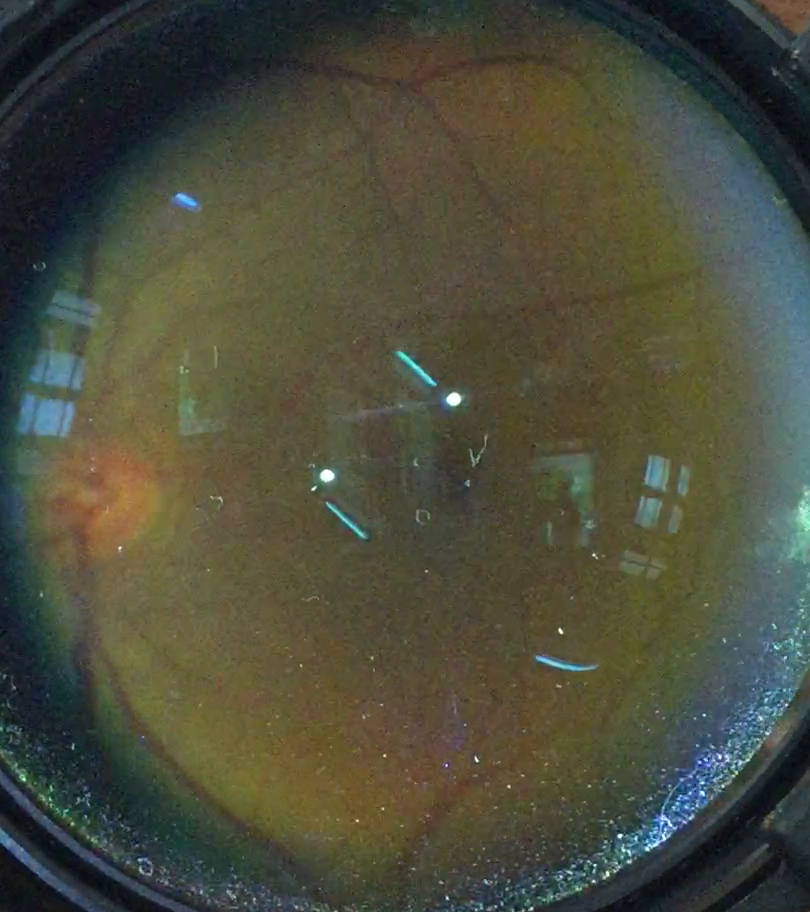
#> input picture project/experiments/C001R_Cut/C001R01-2.png, 810 x 912 px
$ python -i experiment02.py   (imports and definitions only)
#> lines starting #> are read from the running program, lines starting #| are printed output that depends on the picture; after the words box and inside, x2 and y2 are one past the last pixel; in counts of white or black regions, pixels touching at a corner belong together
### project/experiments/utils.py
import os
import cv2
import numpy as np

####################################
######### HELPER METHODS ###########
####################################

# [18 lines left out: functions load_images, load_image, not called in this run]


def show_image(data:np.array, name:str='Image', w:int=800, h:int=600):
    cv2.namedWindow(name, cv2.WINDOW_NORMAL)
    cv2.resizeWindow(name, w, h)
    cv2.imshow(name, data)
    cv2.waitKey(10000)
    cv2.destroyAllWindows()


# [27 lines left out: functions show_image_row, print_progress_bar, not called in this run]

### project/experiments/experiment02.py
import numpy as np
import cv2
import sys
from utils import  load_image, show_image, enhance_contrast_image, show_image_row

RED_AMPLIFICATION_COEFF = 1.1


# [12 lines left out: function run, not called in this run]

    # [6 lines of commented-out code are left out]

def remove_glare_image(img:np.array, saturation_thres=75, value_thres=125):
#> called with saturation_thres = 75, value_thres = 125
    h, s, v = cv2.split(cv2.cvtColor(img, cv2.COLOR_RGB2HSV))  # split into HSV components
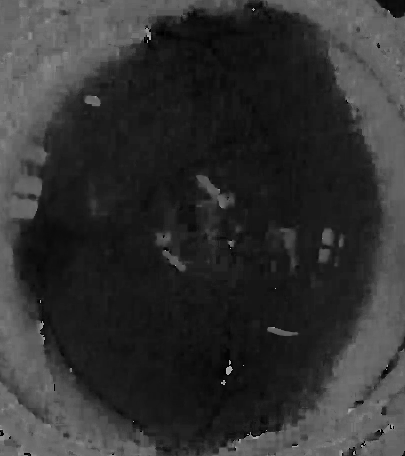
#> h: shape (912, 810) (shown at 1/2 size); min 0, max 179, mean 49.5
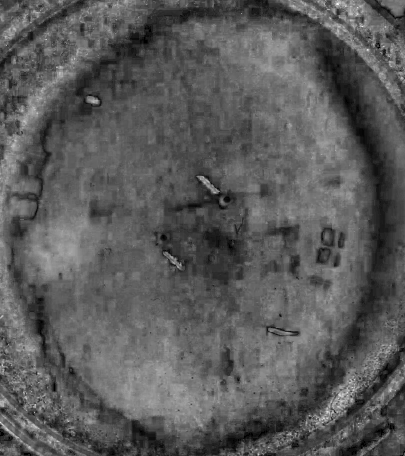
#> s: shape (912, 810) (shown at 1/2 size); min 0, max 255, mean 89.9
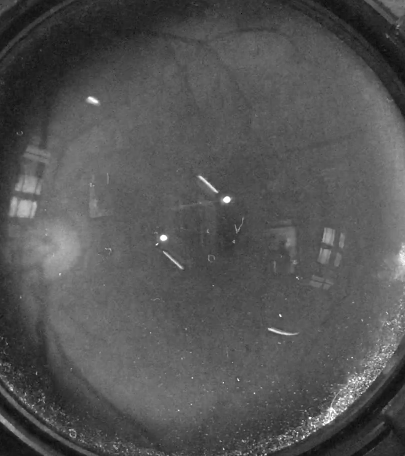
#> v: shape (912, 810) (shown at 1/2 size); min 0, max 255, mean 83.9
    disk = cv2.getStructuringElement(cv2.MORPH_ELLIPSE, (3, 3))

    glare = cv2.inRange(h, 85, 90)
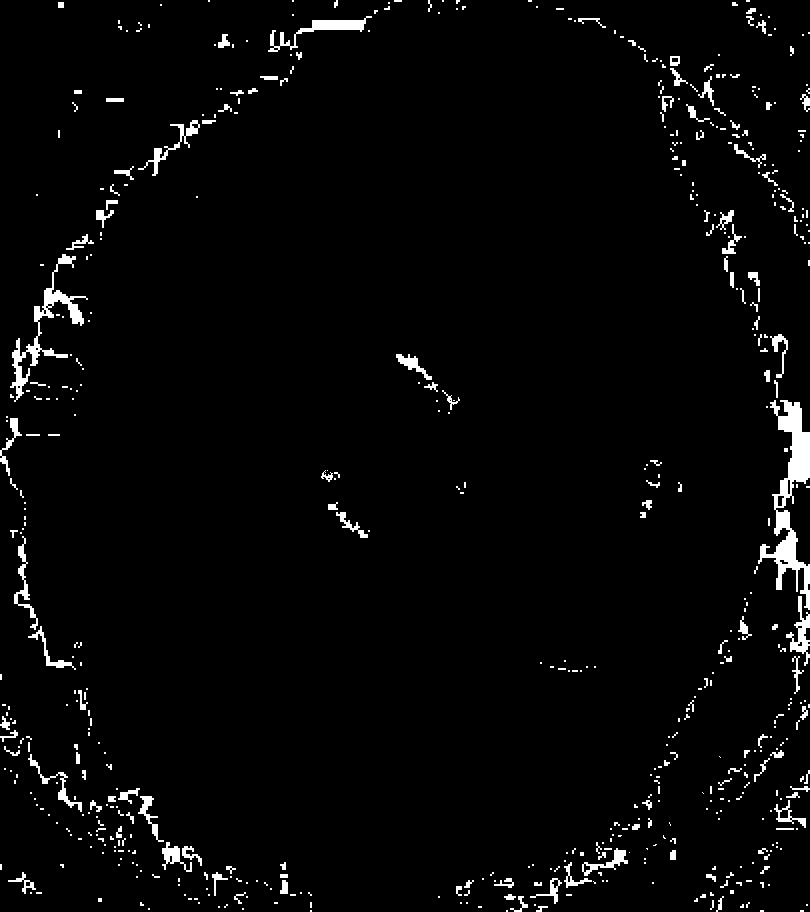
#> glare: shape (912, 810); 2.9% white; 575 white regions (413 under 20 px), largest, box (x1, y1, x2, y2) and area: (758, 400, 810, 610) 3504, (10, 254, 88, 402) 1788, (268, 16, 372, 52) 844
    glare = cv2.dilate(glare.astype(np.uint8), disk)
#> glare: shape (912, 810); 5% white; 331 white regions (119 under 20 px), largest, box (x1, y1, x2, y2) and area: (753, 333, 810, 667) 5834, (9, 253, 89, 403) 2774, (105, 787, 203, 873) 1627
    s2 = s.copy()
    s2[glare == 0] = 0

    nonSat = s2 < saturation_thres  # Find all pixels that are not very saturated
#> nonSat: shape (912, 810) bool; 97.9% white; 378 black regions (285 under 20 px), largest, box (x1, y1, x2, y2) and area: (9, 253, 79, 403) 2052, (782, 528, 810, 662) 1447, (118, 788, 203, 873) 1257
    nonSat = cv2.erode(nonSat.astype(np.uint8), disk)
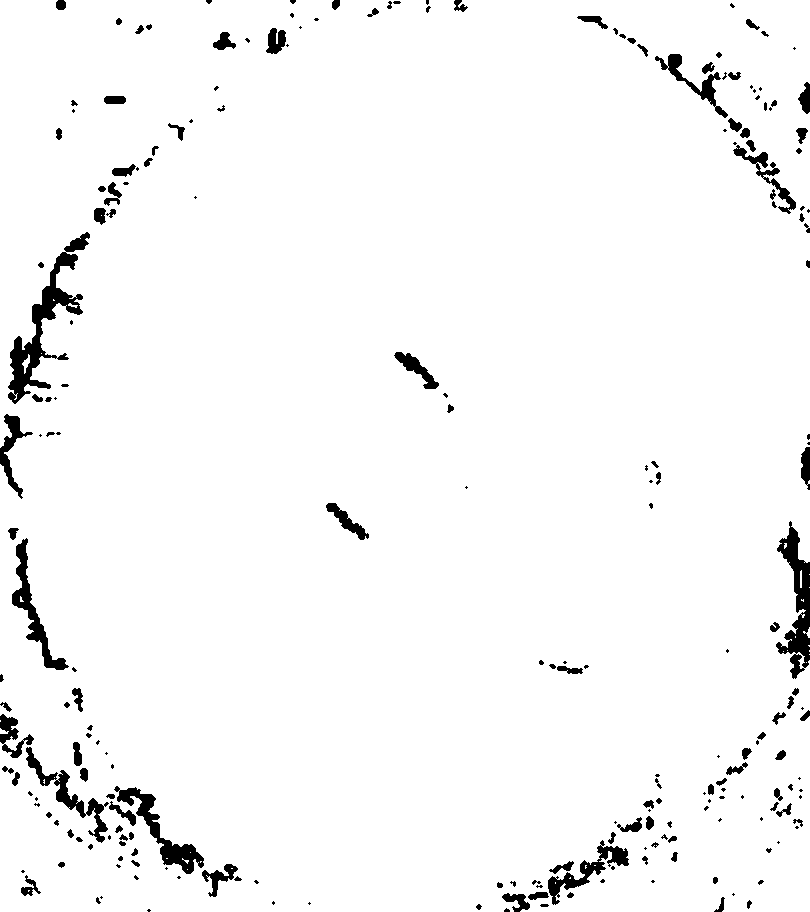
#> nonSat: shape (912, 810); values 0 (black) and 1 (white), 96.7% white; 227 black regions (91 under 20 px), largest, box (x1, y1, x2, y2) and area: (8, 232, 90, 404) 3216, (776, 521, 810, 679) 2305, (114, 786, 204, 874) 1721

    # [15 lines of commented-out code are left out]
    show_image(glare, name='Green')
    show_image(nonSat, name='Glare green')
    show_image(cv2.inpaint(img, nonSat, 5, cv2.INPAINT_NS))
#> call 3 of show_image, with name = 'Image', w = 800, h = 600
#> in show_image (call 3), `cv2.imshow(name, data)`:
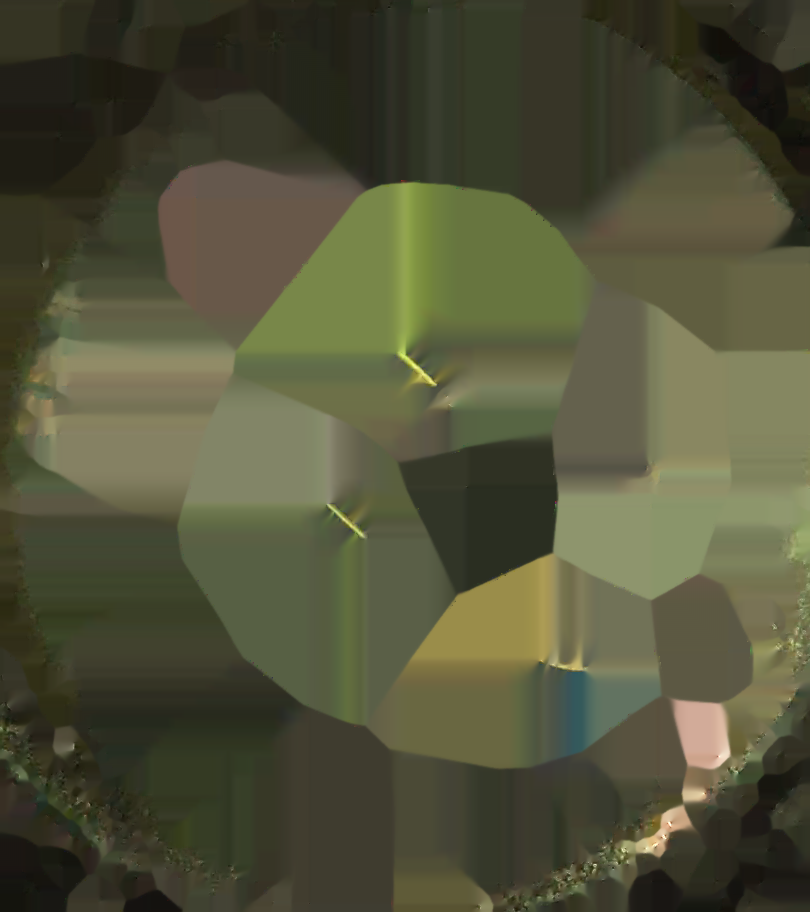
#> window 'Image': shape (912, 810, 3); mean B, G, R 57.4, 82.2, 81.6
    #show_image(cv2.inpaint(cv2.inpaint(img, glare, 5, cv2.INPAINT_NS), glare_green, 5, cv2.INPAINT_NS))

#> (the run stopped early here; a loop or call above may not have finished)

$ run again, on project/experiments/C001R_Cut/C001R02.png
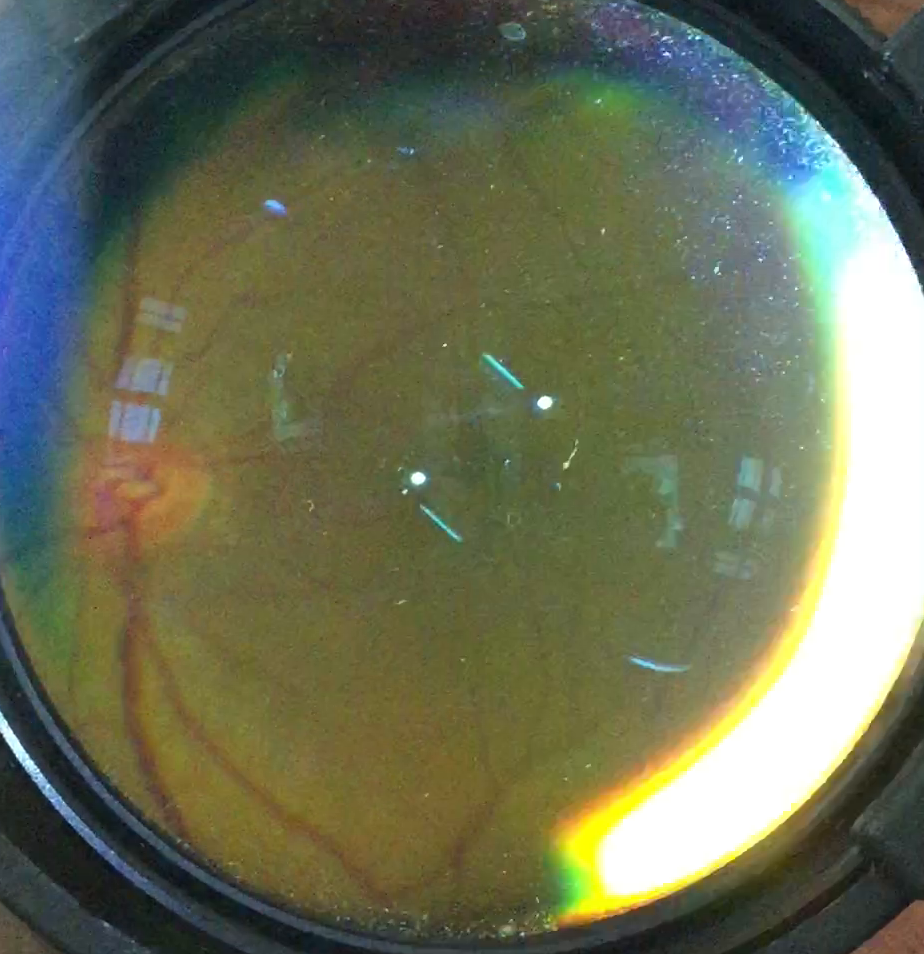
#> input picture project/experiments/C001R_Cut/C001R02.png, 924 x 954 px
#> in remove_glare_image, `glare = cv2.inRange(h, 85, 90)`:
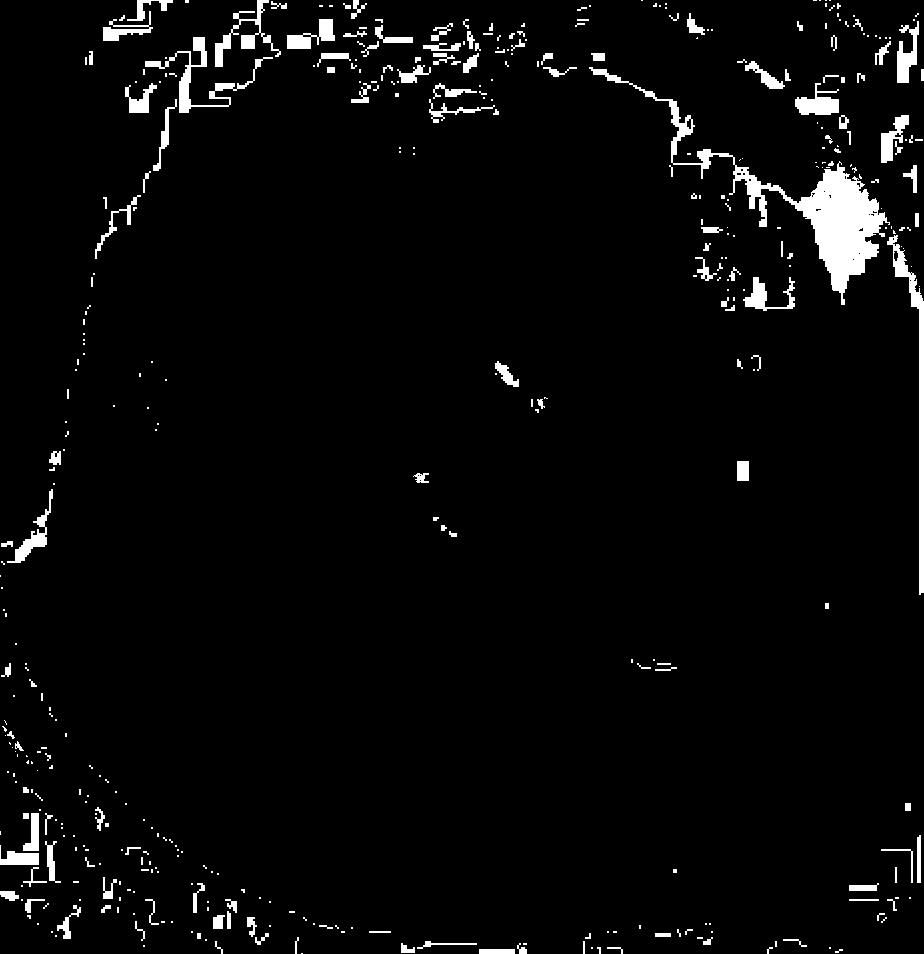
#> glare: shape (954, 924); 3.6% white; 430 white regions (271 under 20 px), largest, box (x1, y1, x2, y2) and area: (589, 67, 890, 305) 8377, (887, 235, 924, 595) 2157, (145, 37, 273, 113) 1428
#> in show_image (call 3), `cv2.imshow(name, data)`:
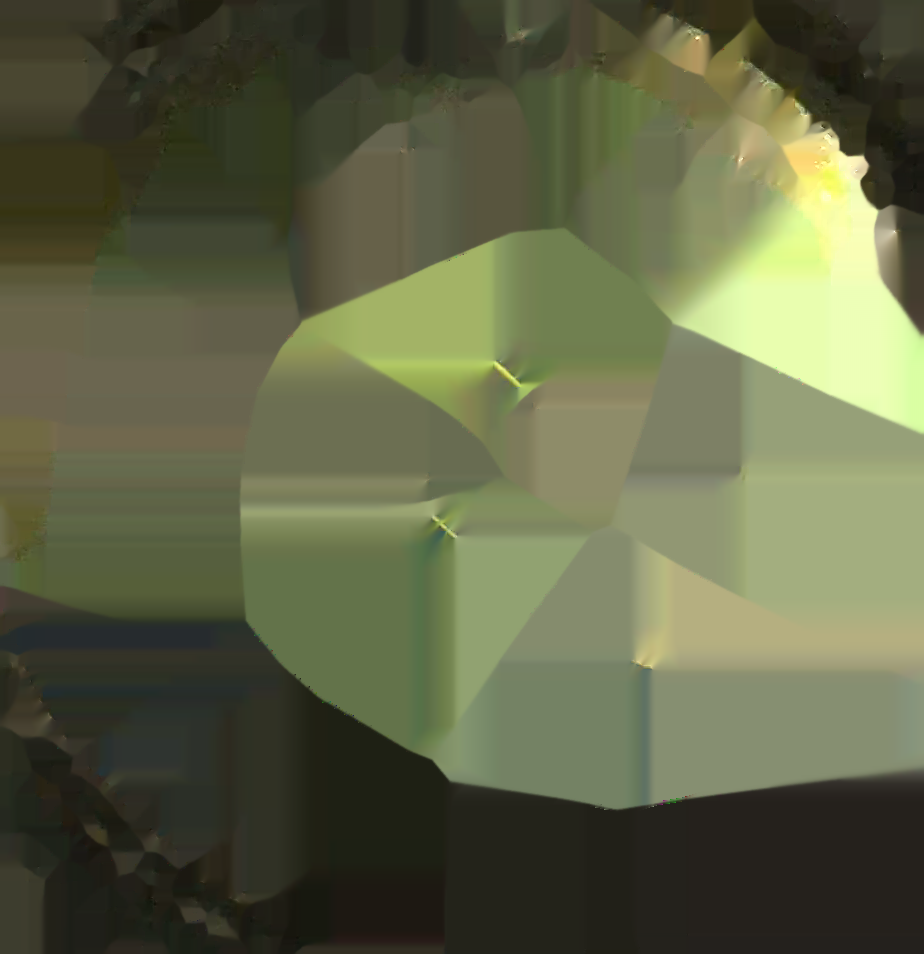
#> window 'Image': shape (954, 924, 3); mean B, G, R 70, 99.3, 95.1

$ run again, on project/experiments/C001R_Cut/C001R03.jpg
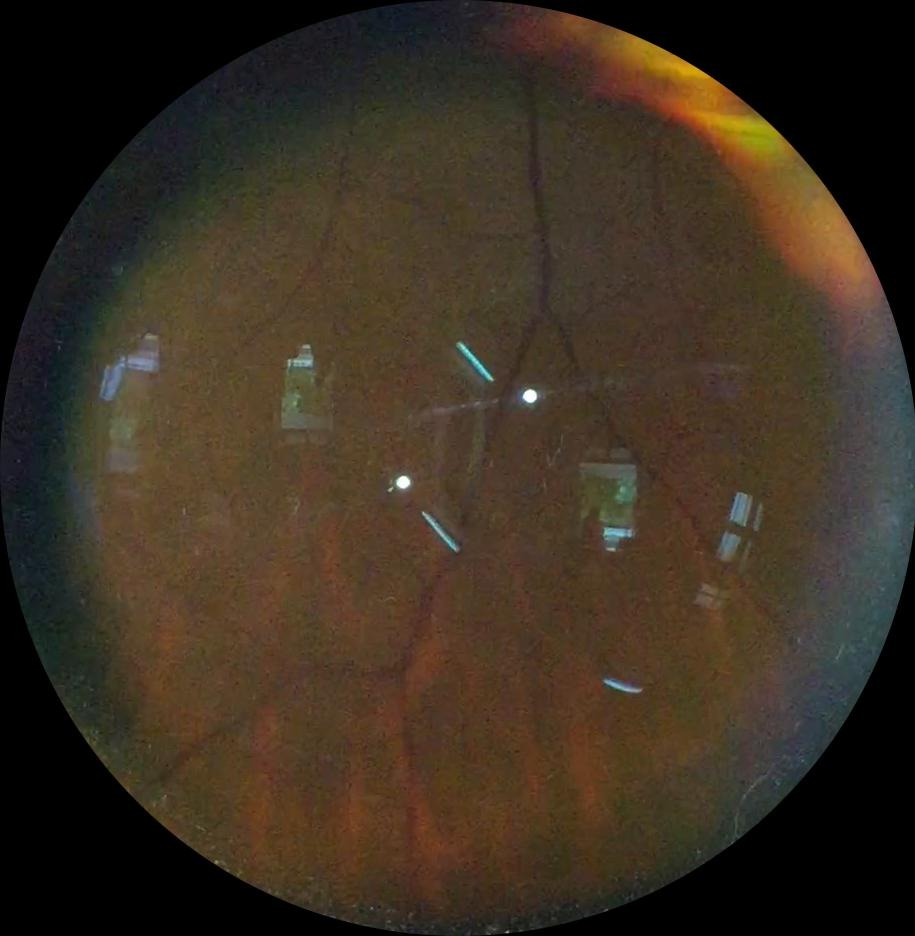
#> input picture project/experiments/C001R_Cut/C001R03.jpg, 915 x 936 px
#> in remove_glare_image, `glare = cv2.inRange(h, 85, 90)`:
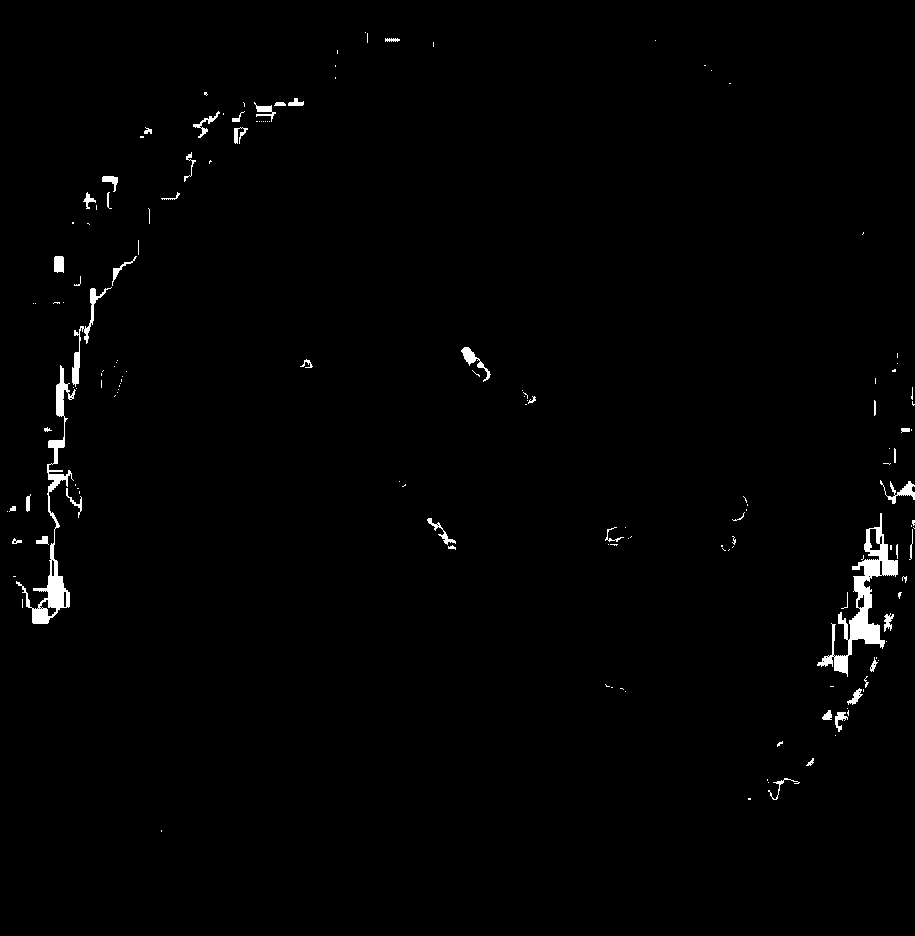
#> glare: shape (936, 915); 1.1% white; 155 white regions (109 under 20 px), largest, box (x1, y1, x2, y2) and area: (817, 513, 898, 677) 2846, (16, 365, 76, 624) 2240, (72, 287, 112, 387) 542
#> in show_image (call 3), `cv2.imshow(name, data)`:
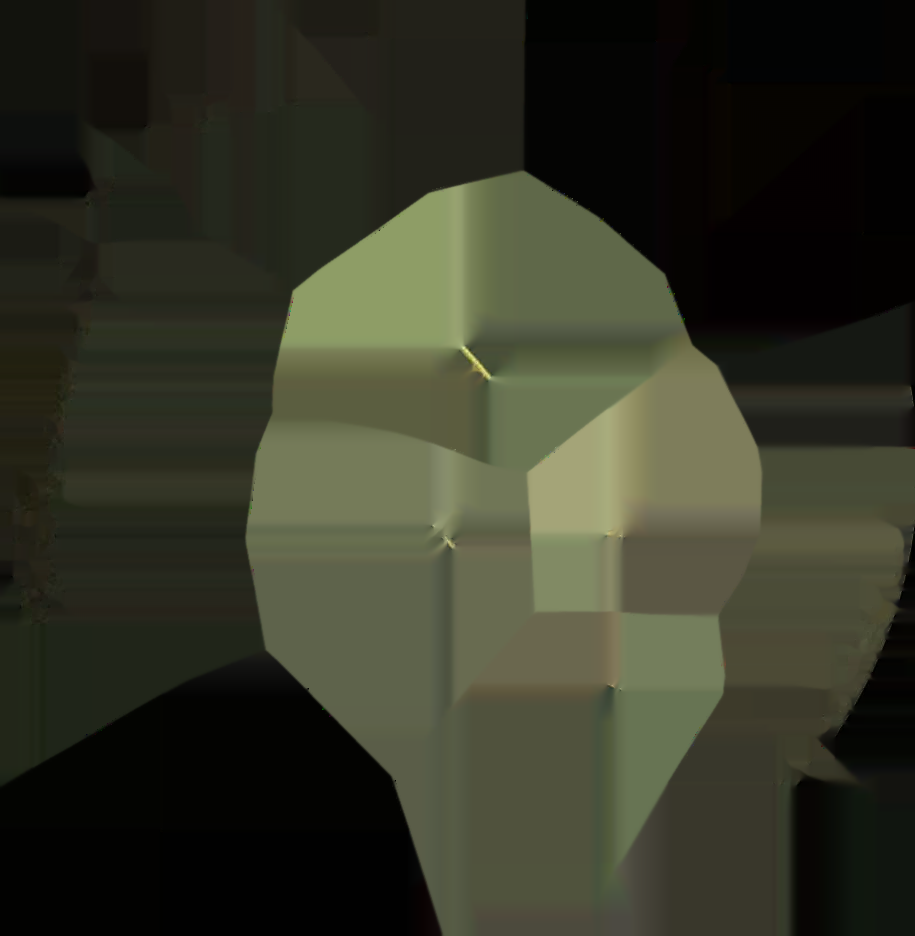
#> window 'Image': shape (936, 915, 3); mean B, G, R 38.8, 53.7, 52
